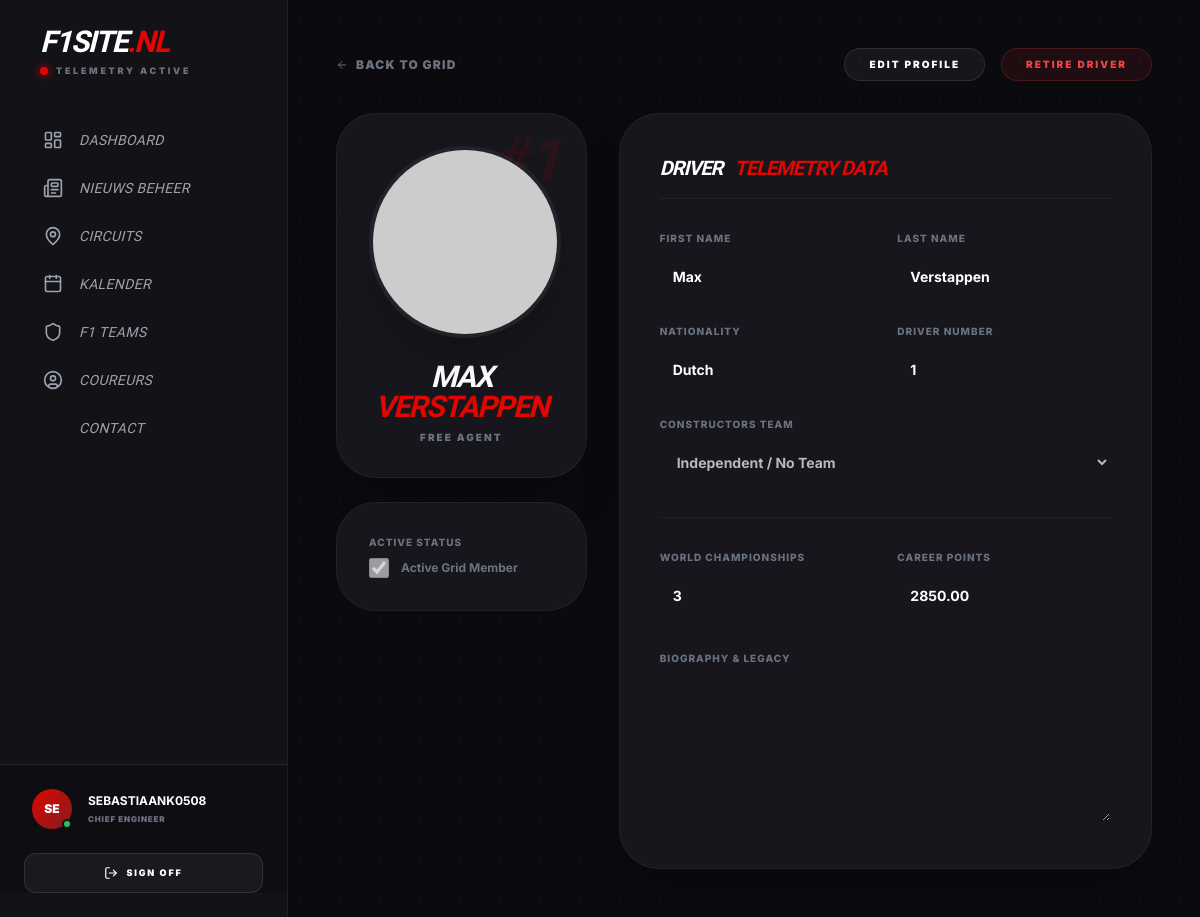
Page /achterkant/bewerken/driver-details.php?id=1 (signed in) on the committed database.
### tables this page shows
CREATE TABLE drivers (
    driver_id INT PRIMARY KEY AUTO_INCREMENT, 
    first_name VARCHAR(50) NOT NULL,          
    last_name VARCHAR(50) NOT NULL,           
    nationality VARCHAR(50) NOT NULL,         
    date_of_birth DATE,                   
    driver_number INT UNIQUE,                 
    team_name VARCHAR(100),                   
    championships_won INT DEFAULT 0,          
    career_points DECIMAL(10, 2) DEFAULT 0.00,
    image_url VARCHAR(255),
    is_active BOOLEAN DEFAULT TRUE            
);

### achterkant/bewerken/driver-details.php (the view, shortened to what this page needs)
<?php
require_once '../db_config.php';
$driverDetails = null;
$driverId = isset($_GET['id']) && is_numeric($_GET['id']) ? (int)$_GET['id'] : null;
if ($driverId) {
    $stmt = $pdo->prepare("SELECT d.*, t.team_name, t.team_color FROM drivers d LEFT JOIN teams t ON d.team_id = t.team_id WHERE d.driver_id = :id");
    $stmt->execute([':id' => $driverId]);
    $driverDetails = $stmt->fetch();
}
?>
<!DOCTYPE html>
<html lang="nl">
<head>
    <script src="https://cdn.tailwindcss.com"></script>
    <link href="https://unpkg.com/aos@2.3.1/dist/aos.css" rel="stylesheet">
</head>
<body class="bg-pattern text-white font-sans min-h-screen antialiased" x-data="{ editing: false, deleteModal: false }">
    <div class="flex">
        <?php include '../nav.php'; ?>
        <main class="flex-grow p-6 lg:p-12">
            <div class="max-w-5xl mx-auto">
                <div class="flex justify-between items-center mb-8" data-aos="fade-down">
                    <a href="../drivers.php" class="text-xs font-black uppercase tracking-widest text-gray-500 hover:text-f1-red transition flex items-center gap-2">
                        <i data-lucide="arrow-left" class="w-3 h-3"></i> Back to Grid
                    </a>
                    <div class="flex gap-4">
                        <button type="button" @click="editing = !editing" class="bg-white/5 border border-white/10 px-6 py-2 rounded-full text-[10px] font-black uppercase tracking-[0.2em] hover:bg-white/10 transition" x-text="editing ? 'Cancel Edit' : 'Edit Profile'"></button>
                        <button type="button" @click="deleteModal = true" class="bg-red-600/10 border border-red-500/20 text-red-500 px-6 py-2 rounded-full text-[10px] font-black uppercase tracking-[0.2em] hover:bg-red-600 hover:text-white transition">Retire Driver</button>
                    </div>
                </div>
                <?php if ($driverDetails): ?>
                <form method="POST" id="driverForm">
                    <div class="grid grid-cols-1 lg:grid-cols-3 gap-8">
                        <div class="space-y-6" data-aos="fade-right">
                            <div class="bg-f1-card rounded-[2.5rem] border border-white/5 p-8 text-center relative overflow-hidden shadow-2xl">
                                <div class="absolute top-4 right-6 font-oswald text-6xl italic opacity-10 font-black" style="color: <?php echo $driverDetails['team_color'] ?? '#E10600'; ?>">
                                </div>
                                <div class="relative w-48 h-48 mx-auto mb-6">
                                    <img src="<?php echo htmlspecialchars((string)($driverDetails['image'] ?? '../assets/img/default-driver.png')); ?>"
                                         class="w-full h-full rounded-full object-cover object-top border-4 border-white/5 shadow-2xl"
                                         alt="Driver Image">
                                </div>
                                <h1 class="text-3xl font-oswald font-black uppercase italic tracking-tighter leading-none mb-2">
                                    <?php echo htmlspecialchars((string)$driverDetails['first_name']); ?> <br>
                                    <span class="text-f1-red"><?php echo htmlspecialchars((string)$driverDetails['last_name']); ?></span>
                                </h1>
                                <p class="text-gray-500 text-[10px] font-black uppercase tracking-[0.2em]">
                                    <?php echo htmlspecialchars((string)($driverDetails['team_name'] ?? 'Free Agent')); ?>
                                </p>
                            </div>
                            <div class="bg-f1-card rounded-[2.5rem] border border-white/5 p-8 transition-all" :class="editing ? 'border-f1-red/30 bg-f1-red/5' : ''">
                                <label class="form-label">Active Status</label>
                                <div class="flex items-center gap-3">
                                    <input type="checkbox" name="is_active" class="w-5 h-5 accent-red-600 rounded" <?php echo ($driverDetails['is_active']) ? 'checked' : ''; ?> :disabled="!editing">
                                    <span class="text-xs font-bold" :class="editing ? 'text-white' : 'text-gray-500'">Active Grid Member</span>
                                </div>
                            </div>
                        </div>
                        <div class="lg:col-span-2 space-y-6" data-aos="fade-left">
                            <div class="bg-f1-card rounded-[2.5rem] border border-white/5 p-10 shadow-2xl">
                                <h3 class="font-oswald font-black uppercase italic text-xl tracking-tighter mb-8 border-b border-white/5 pb-4 flex items-center gap-3">
                                    Driver <span class="text-f1-red">Telemetry Data</span>
                                </h3>
                                <div class="grid grid-cols-1 md:grid-cols-2 gap-6">
                                    <div>
                                        <label class="form-label">First Name</label>
                                        <input type="text" name="first_name" value="<?php echo htmlspecialchars((string)$driverDetails['first_name']); ?>" class="w-full p-3 rounded-lg text-sm font-bold" :readonly="!editing" required>
                                    </div>
                                    <div>
                                        <label class="form-label">Last Name</label>
                                        <input type="text" name="last_name" value="<?php echo htmlspecialchars((string)$driverDetails['last_name']); ?>" class="w-full p-3 rounded-lg text-sm font-bold" :readonly="!editing" required>
                                    </div>
                                    <div>
                                        <label class="form-label">Nationality</label>
                                        <input type="text" name="nationality" value="<?php echo htmlspecialchars((string)$driverDetails['nationality']); ?>" class="w-full p-3 rounded-lg text-sm font-bold" :readonly="!editing">
                                    </div>
                                    <div>
                                        <label class="form-label">Driver Number</label>
                                        <input type="number" name="driver_number" value="<?php echo htmlspecialchars((string)$driverDetails['driver_number']); ?>" class="w-full p-3 rounded-lg text-sm font-bold" :readonly="!editing">
                                    </div>
                                    <div class="md:col-span-2">
                                        <label class="form-label">Constructors Team</label>
                                        <select name="team_id" class="w-full p-3 rounded-lg text-sm font-bold" :disabled="!editing">
                                            <option value="0">Independent / No Team</option>
                                        </select>
                                    </div>
                                </div>
                                <div class="grid grid-cols-1 md:grid-cols-2 gap-6 mt-8 pt-8 border-t border-white/5">
                                    <div>
                                        <label class="form-label">World Championships</label>
                                        <input type="number" name="championships_won" value="<?php echo htmlspecialchars((string)$driverDetails['championships_won']); ?>" class="w-full p-3 rounded-lg text-sm font-bold" :readonly="!editing">
                                    </div>
                                    <div>
                                        <label class="form-label">Career Points</label>
                                        <input type="number" step="0.01" name="career_points" value="<?php echo htmlspecialchars((string)$driverDetails['career_points']); ?>" class="w-full p-3 rounded-lg text-sm font-bold" :readonly="!editing">
                                    </div>
                                </div>
                                <div class="mt-8">
                                    <label class="form-label">Biography & Legacy</label>
                                    <textarea name="description" rows="5" class="w-full p-4 rounded-xl text-sm leading-relaxed" :readonly="!editing"><?php echo htmlspecialchars((string)$driverDetails['description']); ?></textarea>
                                </div>
                            </div>
                        </div>
                    </div>
                </form>
                <?php endif; ?>
            </div>
        </main>
    </div>
</body>
</html>

### achterkant/nav.php (shortened to what this page needs)
<script src="https://cdn.tailwindcss.com"></script>
<div x-data="{ mobileMenu: false }" class="antialiased text-white">
    <aside :class="mobileMenu ? 'translate-x-0' : '-translate-x-full lg:translate-x-0'" class="fixed top-0 left-0 z-[110] flex flex-col w-72 h-screen nav-blur border-r border-white/5 p-6 transition-transform duration-300 lg:sticky">
        <div class="mb-10 px-4 hidden lg:block">
            <h1 class="text-3xl font-oswald font-black italic tracking-tighter f1-gradient-text uppercase">
                F1SITE<span class="text-f1-red">.NL</span>
            </h1>
            <div class="flex items-center gap-2 mt-1">
                <span class="w-2 h-2 rounded-full bg-f1-red animate-pulse shadow-[0_0_8px_#E10600]"></span>
                <span class="text-[9px] font-black text-gray-500 tracking-[0.3em] uppercase">Telemetry Active</span>
            </div>
        </div>
        <nav class="flex-grow space-y-1 overflow-y-auto pr-2 custom-scrollbar">
            <?php
            $menuItems = [
                ['url' => 'dashboard.php', 'label' => 'Dashboard', 'icon' => 'layout-dashboard'],
                ['url' => 'bewerken/nieuws.php', 'label' => 'Nieuws Beheer', 'icon' => 'newspaper'],
                ['url' => 'bewerken/circuits.php', 'label' => 'Circuits', 'icon' => 'map-pin'],
                ['url' => 'bewerken/kalender.php', 'label' => 'Kalender', 'icon' => 'calendar'],
                ['url' => 'bewerken/teams.php', 'label' => 'F1 Teams', 'icon' => 'shield'],
                ['url' => 'bewerken/drivers.php', 'label' => 'Coureurs', 'icon' => 'user-circle'],
                ['url' => 'bewerken/contact.php', 'label' => 'Contact', 'icon' => 'envelope']
            ];
            foreach ($menuItems as $item):
            ?>
                <a href="<?php echo $item['url']; ?>"
                   class="sidebar-link group flex items-center gap-4 px-4 py-3 rounded-r-xl text-gray-400 <?php echo $isActive ? 'active' : ''; ?>">
                    <i data-lucide="<?php echo $item['icon']; ?>" class="w-5 h-5 group-hover:text-f1-red transition-colors"></i>
                    <span class="text-sm tracking-wide uppercase italic font-oswald group-hover:text-white"><?php echo $item['label']; ?></span>
                </a>
            <?php endforeach; ?>
        </nav>
        <div class="mt-auto pt-6 border-t border-white/10 bg-black/20 -mx-6 px-6">
            <div class="flex items-center gap-4 px-2 mb-6 cursor-default">
                <div class="relative">
                    <div class="w-10 h-10 rounded-full bg-gradient-to-br from-f1-red to-red-900 flex items-center justify-center font-black text-white text-xs">
                        <?php echo isset($_SESSION['admin_name']) ? strtoupper(substr($_SESSION['admin_name'], 0, 2)) : 'AD'; ?>
                    </div>
                    <div class="absolute bottom-0 right-0 w-2.5 h-2.5 bg-green-500 border-2 border-[#121217] rounded-full"></div>
                </div>
                <div class="overflow-hidden">
                    <p class="text-xs font-bold truncate uppercase"><?php echo htmlspecialchars($_SESSION['admin_name'] ?? 'Admin'); ?></p>
                    <p class="text-[8px] text-gray-500 uppercase font-black tracking-widest mt-1">Chief Engineer</p>
                </div>
            </div>
            <a href="logout.php"
               class="flex items-center justify-center gap-2 w-full py-3 rounded-xl bg-white/5 border border-white/10 text-[9px] font-black uppercase tracking-[0.2em] hover:bg-f1-red hover:text-white transition-all duration-300">
                <i data-lucide="log-out" class="w-3.5 h-3.5"></i>
                Sign Off
            </a>
        </div>
    </aside>
</div>

### achterkant/bewerken/driver-details.php (style rules this page uses)
:root { --f1-red: #E10600; }
.bg-f1-card { background: rgba(22, 22, 28, 0.9); backdrop-filter: blur(15px); }
.bg-pattern { background-color: #0b0b0f; background-image: radial-gradient(rgba(255,255,255,0.03) 1px, transparent 0); background-size: 40px 40px; }
.font-oswald { font-family: 'Oswald', sans-serif; }
input, select, textarea { background: rgba(255,255,255,0.03) !important; border: 1px solid rgba(255,255,255,0.1) !important; color: #fff !important; transition: all 0.3s ease; }
input[readonly], textarea[readonly], select[disabled] { background: transparent !important; border-color: transparent !important; cursor: default; }
.form-label { font-size: 10px; font-weight: 800; text-transform: uppercase; letter-spacing: 0.1em; color: #6b7280; margin-bottom: 0.5rem; display: block; }

### achterkant/nav.php (style rules this page uses)
.nav-blur { background-color: #121217; backdrop-filter: blur(12px); -webkit-backdrop-filter: blur(12px); }
.sidebar-link { transition: all 0.3s ease; border-left: 3px solid transparent; color: #9ca3af; }

### rows in the picture
drivers: first_name "MAX", last_name "VERSTAPPEN", is_active "☑", first_name "Max", last_name "Verstappen", nationality "Dutch", driver_number "1", championships_won "3", career_points "2850.00"

### other values in the picture
$item['label'] "DASHBOARD"
$item['label'] "NIEUWS BEHEER"
$item['label'] "CIRCUITS"
$item['label'] "KALENDER"
$item['label'] "F1 TEAMS"
$item['label'] "COUREURS"
$item['label'] "CONTACT"
substr($_SESSION['admin_name'], 0, 2) "SE"
$_SESSION['admin_name'] "SEBASTIAANK0508"
$driverDetails['team_name'] "FREE AGENT"
